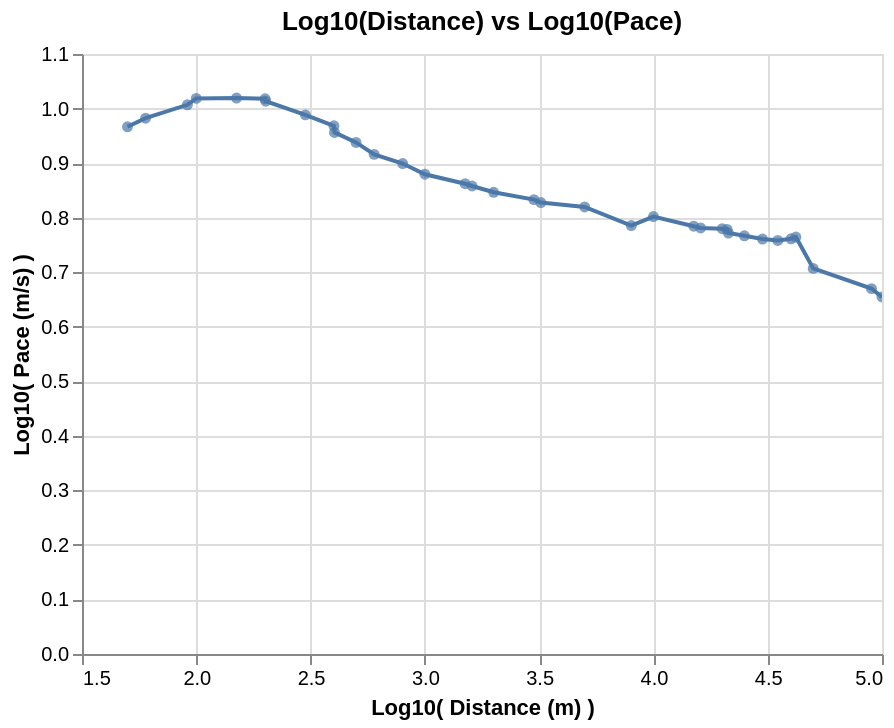

Notebook source saved alongside this figure:
### Code cell
line = (alt.Chart(mens_running_all_dedup)
  .mark_line()
  .encode(x=alt.X("logdistance:Q"), 
          y=alt.Y("logpace:Q")
         )
  .properties(
      title='Log10(Distance) vs Log10(Pace)'
  )
)

circle = (alt.Chart(mens_running_all_dedup)
  .mark_circle()
  .encode(x=alt.X("logdistance:Q"), 
          y=alt.Y("logpace:Q"),
          tooltip=["Event", "Athlete", "Perf"]
         )
  .properties(
      title='Log10(Distance) vs Log10(Pace)'
  ).interactive()
)

line.encoding.x.title = 'Log10( Distance (m) )'
line.encoding.y.title = 'Log10( Pace (m/s) )'

line + circle

### Figure 1 — Vega-Lite specification as saved in the notebook (floating-point values rounded to 4 significant figures)
{"$schema": "https://vega.github.io/schema/vega-lite/v2.6.0.json", "config": {"view": {"height": 300, "width": 400}}, "datasets": {"data-907d665356863bf06187ad0c24a2351e": [{"Athlete": "Bruny Surin", "Date": "22 Aug 1999", "Event": "50 m", "Location": "Seville", "Meeting": "World Championships", "N": "+[ac]", "P": null, "Perf": "5.40", "R": "[84]", "V": null, "W": "+0.2", "_5": "CAN", "_9": "ESP", "distance": 50, "logdistance": 1.699, "logpace": 0.9666, "logtime": -1.046, "pace": 9.259, "seconds": 5.4, "time": 0.09}, {"Athlete": "Bruny Surin", "Date": "22 Aug 1999", "Event": "60 m", "Location": "Seville", "Meeting": "World Championships", "N": "+[ad]", "P": null, "Perf": "6.25", "R": "[84][85]", "V": null, "W": "+0.2", "_5": "CAN", "_9": "ESP", "distance": 60, "logdistance": 1.778, "logpace": 0.9823, "logtime": -0.9823, "pace": 9.6, "seconds": 6.25, "time": 0.1042}, {"Athlete": "Ivory Crockett", "Date": "11 May 1974", "Event": "100 y", "Location": "Knoxville", "Meeting": null, "N": "h", "P": null, "Perf": "9.00", "R": "[87]", "V": null, "W": null, "_5": "USA", "_9": "USA", "distance": 91.44, "logdistance": 1.961, "logpace": 1.007, "logtime": -0.8239, "pace": 10.16, "seconds": 9, "time": 0.15}, {"Athlete": "Usain Bolt", "Date": "16 Aug 2009", "Event": "100 m", "Location": "Berlin", "Meeting": "World Championships", "N": null, "P": "P", "Perf": "9.58", "R": "[5]", "V": "", "W": "+0.9", "_5": "JAM", "_9": "GER", "distance": 100, "logdistance": 2, "logpace": 1.019, "logtime": -0.7968, "pace": 10.44, "seconds": 9.58, "time": 0.1597}, {"Athlete": "Usain Bolt", "Date": "17 May 2009", "Event": "150 m straight", "Location": "Manchester", "Meeting": "Manchester City Games", "N": null, "P": null, "Perf": "14.35", "R": "[90]", "V": null, "W": "+1.1", "_5": "JAM", "_9": "GBR", "distance": 150, "logdistance": 2.176, "logpace": 1.019, "logtime": -0.6213, "pace": 10.45, "seconds": 14.35, "time": 0.2392}, {"Athlete": "Usain Bolt", "Date": "20 Aug 2009", "Event": "200 m", "Location": "Berlin", "Meeting": "World Championships", "N": null, "P": "P", "Perf": "19.19", "R": "[5]", "V": "", "W": "−0.3", "_5": "JAM", "_9": "GER", "distance": 200, "logdistance": 2.301, "logpace": 1.018, "logtime": -0.4951, "pace": 10.42, "seconds": 19.19, "time": 0.3198}, {"Athlete": "Tommie Smith", "Date": "7 May 1966", "Event": "220 y (straight)", "Location": "San Jose", "Meeting": "Video on YouTube", "N": "h", "P": null, "Perf": "19.50", "R": "[93]", "V": null, "W": "+1.9", "_5": "USA", "_9": "USA", "distance": 201.2, "logdistance": 2.304, "logpace": 1.014, "logtime": -0.4881, "pace": 10.32, "seconds": 19.5, "time": 0.325}, {"Athlete": "Wayde van Niekerk", "Date": "28 Jun 2017", "Event": "300 m", "Location": "Ostrava", "Meeting": "Golden Spike Ostrava", "N": null, "P": null, "Perf": "30.81", "R": "[95]", "V": null, "W": null, "_5": "RSA", "_9": "CZE", "distance": 300, "logdistance": 2.477, "logpace": 0.9884, "logtime": -0.2895, "pace": 9.737, "seconds": 30.81, "time": 0.5135}, {"Athlete": "Wayde van Niekerk", "Date": "14 Aug 2016", "Event": "400 m", "Location": "Rio de Janeiro", "Meeting": "Olympic Games", "N": null, "P": "P", "Perf": "43.03", "R": "[6]", "V": "", "W": null, "_5": "RSA", "_9": "BRA", "distance": 400, "logdistance": 2.602, "logpace": 0.9683, "logtime": -0.1444, "pace": 9.296, "seconds": 43.03, "time": 0.7172}, {"Athlete": "John Smith", "Date": "26 Jun 1971", "Event": "440 y", "Location": "Eugene", "Meeting": "USA Championships", "N": null, "P": null, "Perf": "44.50", "R": "[96][97][98]", "V": null, "W": null, "_5": "USA", "_9": "USA", "distance": 402.3, "logdistance": 2.605, "logpace": 0.9562, "logtime": -0.1298, "pace": 9.041, "seconds": 44.5, "time": 0.7417}, {"Athlete": "David Rudisha", "Date": "10 Sep 2016", "Event": "500 m", "Location": "Newcastle", "Meeting": "Great North CityGames", "N": "[af]", "P": null, "Perf": "57.69", "R": "[99]", "V": null, "W": null, "_5": "KEN", "_9": "GBR", "distance": 500, "logdistance": 2.699, "logpace": 0.9379, "logtime": -0.01705, "pace": 8.667, "seconds": 57.69, "time": 0.9615}, {"Athlete": "Johnny Gray", "Date": "24 May 1986", "Event": "600 m", "Location": "Santa Monica", "Meeting": null, "N": null, "P": null, "Perf": "1:12.81", "R": null, "V": null, "W": null, "_5": "USA", "_9": "USA", "distance": 600, "logdistance": 2.778, "logpace": 0.916, "logtime": 0.08404, "pace": 8.241, "seconds": 72.81, "time": 1.214}, {"Athlete": "David Rudisha", "Date": "9 Aug 2012", "Event": "800 m", "Location": "London", "Meeting": "Olympic Games", "N": null, "P": "P", "Perf": "1:40.91", "R": "[7]", "V": "", "W": null, "_5": "KEN", "_9": "GBR", "distance": 800, "logdistance": 2.903, "logpace": 0.8992, "logtime": 0.2258, "pace": 7.928, "seconds": 100.9, "time": 1.682}, {"Athlete": "Noah Ngeny", "Date": "5 Sep 1999", "Event": "1000 m", "Location": "Rieti", "Meeting": "Rieti Meeting", "N": null, "P": "P", "Perf": "2:11.96", "R": null, "V": "", "W": null, "_5": "KEN", "_9": "ITA", "distance": 1000, "logdistance": 3, "logpace": 0.8796, "logtime": 0.3423, "pace": 7.578, "seconds": 132.0, "time": 2.199}, {"Athlete": "Hicham El Guerrouj", "Date": "14 Jul 1998", "Event": "1500 m", "Location": "Rome", "Meeting": "Golden Gala", "N": null, "P": "P", "Perf": "3:26.00", "R": null, "V": "", "W": null, "_5": "MAR", "_9": "ITA", "distance": 1500, "logdistance": 3.176, "logpace": 0.8622, "logtime": 0.5357, "pace": 7.282, "seconds": 206, "time": 3.433}, {"Athlete": "Hicham El Guerrouj", "Date": "7 Jul 1999", "Event": "Mile", "Location": "Rome", "Meeting": "Golden Gala", "N": null, "P": "P", "Perf": "3:43.13", "R": null, "V": "", "W": null, "_5": "MAR", "_9": "ITA", "distance": 1609, "logdistance": 3.207, "logpace": 0.858, "logtime": 0.5704, "pace": 7.211, "seconds": 223.1, "time": 3.719}, {"Athlete": "Hicham El Guerrouj", "Date": "7 Sep 1999", "Event": "2000 m", "Location": "Berlin", "Meeting": "ISTAF", "N": null, "P": null, "Perf": "4:44.79", "R": null, "V": "", "W": null, "_5": "MAR", "_9": "GER", "distance": 2000, "logdistance": 3.301, "logpace": 0.8465, "logtime": 0.6764, "pace": 7.023, "seconds": 284.8, "time": 4.747}, {"Athlete": "Daniel Komen", "Date": "1 Sep 1996", "Event": "3000 m", "Location": "Rieti", "Meeting": "Rieti Meeting", "N": null, "P": "P", "Perf": "7:20.67", "R": null, "V": "", "W": null, "_5": "KEN", "_9": "ITA", "distance": 3000, "logdistance": 3.477, "logpace": 0.833, "logtime": 0.866, "pace": 6.808, "seconds": 440.7, "time": 7.345}, {"Athlete": "Daniel Komen", "Date": "17 Jul 1997", "Event": "Two miles", "Location": "Hechtel-Eksel", "Meeting": null, "N": null, "P": "P", "Perf": "7:58.61", "R": null, "V": null, "W": null, "_5": "KEN", "_9": "BEL", "distance": 3218, "logdistance": 3.508, "logpace": 0.8276, "logtime": 0.9018, "pace": 6.724, "seconds": 478.6, "time": 7.977}, {"Athlete": "Kenenisa Bekele", "Date": "31 May 2004", "Event": "5000 m (track)", "Location": "Hengelo", "Meeting": "Fanny Blankers-Koen Games", "N": null, "P": "P", "Perf": "12:37.35", "R": null, "V": "", "W": null, "_5": "ETH", "_9": "NED", "distance": 5000, "logdistance": 3.699, "logpace": 0.8197, "logtime": 1.101, "pace": 6.602, "seconds": 757.4, "time": 12.62}, {"Athlete": "Deriba Merga", "Date": "18 Feb 2011", "Event": "8 km (road)", "Location": "Ras al-Khaimah", "Meeting": "RAK Half Marathon", "N": "+", "P": null, "Perf": "21:51.00", "R": "[100]", "V": null, "W": null, "_5": "ETH", "_9": "UAE", "distance": 8000, "logdistance": 3.903, "logpace": 0.7855, "logtime": 1.339, "pace": 6.102, "seconds": 1311, "time": 21.85}, {"Athlete": "Kenenisa Bekele", "Date": "26 Aug 2005", "Event": "10,000 m (track)", "Location": "Brussels", "Meeting": "Memorial Van Damme", "N": null, "P": "P", "Perf": "26:17.53", "R": null, "V": "", "W": null, "_5": "ETH", "_9": "BEL", "distance": 10000, "logdistance": 4, "logpace": 0.802, "logtime": 1.42, "pace": 6.339, "seconds": 1578.0, "time": 26.29}, {"Athlete": "Joshua Cheptegei", "Date": "18 Nov 2018", "Event": "15 km (road)", "Location": "Nijmegen", "Meeting": "Zevenheuvelenloop", "N": null, "P": null, "Perf": "41:05.00", "R": "[101]", "V": null, "W": null, "_5": "UGA", "_9": "NED", "distance": 15000, "logdistance": 4.176, "logpace": 0.7843, "logtime": 1.614, "pace": 6.085, "seconds": 2465, "time": 41.08}, {"Athlete": "Haile Gebrselassie", "Date": "4 Sep 2005", "Event": "10 miles (road)", "Location": "Tilburg", "Meeting": "Tilburg Ten Miles", "N": "[ah]", "P": null, "Perf": "44:24.00", "R": null, "V": null, "W": null, "_5": "ETH", "_9": "NED", "distance": 16090, "logdistance": 4.207, "logpace": 0.781, "logtime": 1.647, "pace": 6.04, "seconds": 2664, "time": 44.4}, {"Athlete": "Zersenay Tadese", "Date": "21 Mar 2010", "Event": "20 km (road)", "Location": "Lisbon", "Meeting": "Lisbon Half Marathon", "N": "+", "P": null, "Perf": "55:21.00", "R": "[102]", "V": null, "W": null, "_5": "ERI", "_9": "POR", "distance": 20000, "logdistance": 4.301, "logpace": 0.7798, "logtime": 1.743, "pace": 6.022, "seconds": 3321, "time": 55.35}, {"Athlete": "Abraham Kiptum", "Date": "28 Oct 2018", "Event": "Half marathon", "Location": "Valencia", "Meeting": "Valencia Half Marathon", "N": null, "P": "P", "Perf": "58:18.00", "R": "[13]", "V": "", "W": null, "_5": "KEN", "_9": "ESP", "distance": 21000, "logdistance": 4.322, "logpace": 0.7784, "logtime": 1.766, "pace": 6.003, "seconds": 3498, "time": 58.3}, {"Athlete": "Haile Gebrselassie", "Date": "27 Jun 2007", "Event": "One hour (track)", "Location": "Ostrava", "Meeting": "Golden Spike Ostrava", "N": null, "P": "P", "Perf": "21,285 m", "R": "[14]", "V": "", "W": null, "_5": "ETH", "_9": "CZE", "distance": 21285, "logdistance": 4.328, "logpace": 0.7718, "logtime": 1.778, "pace": 5.912, "seconds": 3600, "time": 60}, {"Athlete": "Dennis Kipruto Kimetto", "Date": "6 May 2012", "Event": "25 km (road)", "Location": "Berlin", "Meeting": "BIG 25", "N": null, "P": null, "Perf": "1:11:18.00", "R": "[103][104]", "V": null, "W": null, "_5": "KEN", "_9": "GER", "distance": 25000, "logdistance": 4.398, "logpace": 0.7667, "logtime": 1.853, "pace": 5.844, "seconds": 4278, "time": 71.3}, {"Athlete": "Eliud Kipchoge", "Date": "16 Sep 2018", "Event": "30 km (road)", "Location": "Berlin", "Meeting": "Berlin Marathon", "N": "+", "P": null, "Perf": "1:26:45", "R": "[105]", "V": null, "W": null, "_5": "KEN", "_9": "GER", "distance": 30000, "logdistance": 4.477, "logpace": 0.7607, "logtime": 1.938, "pace": 5.764, "seconds": 5205, "time": 86.75}, {"Athlete": "Dennis Kipruto Kimetto", "Date": "28 Sep 2014", "Event": "35 km (road)", "Location": "Berlin", "Meeting": "Berlin Marathon", "N": "+", "P": null, "Perf": "1:41:47.00", "R": "[106]", "V": null, "W": null, "_5": "KEN", "_9": "GER", "distance": 35000, "logdistance": 4.544, "logpace": 0.7582, "logtime": 2.008, "pace": 5.731, "seconds": 6107, "time": 101.8}, {"Athlete": "Eliud Kipchoge", "Date": "16 Sep 2018", "Event": "40 km (road)", "Location": "Berlin", "Meeting": "Berlin Marathon", "N": "+", "P": null, "Perf": "1:55:32", "R": "[107]", "V": null, "W": null, "_5": "KEN", "_9": "GER", "distance": 40000, "logdistance": 4.602, "logpace": 0.7612, "logtime": 2.063, "pace": 5.77, "seconds": 6932, "time": 115.5}, {"Athlete": "Eliud Kipchoge", "Date": "6 May 2017", "Event": "Marathon[b]", "Location": "Monza", "Meeting": "Autodromo Nazionale Monza", "N": "[c]", "P": null, "Perf": "2:00:25", "R": "[18]", "V": "[1]", "W": null, "_5": "KEN", "_9": "ITA", "distance": 42000, "logdistance": 4.623, "logpace": 0.7644, "logtime": 2.081, "pace": 5.813, "seconds": 7225, "time": 120.4}, {"Athlete": "Thompson Magawana", "Date": "2 Apr 1988", "Event": "50 km (road)", "Location": "Cape Town", "Meeting": null, "N": "+", "P": null, "Perf": "2:43:38", "R": "[108]", "V": null, "W": null, "_5": "RSA", "_9": "RSA", "distance": 50000, "logdistance": 4.699, "logpace": 0.7069, "logtime": 2.214, "pace": 5.093, "seconds": 9818, "time": 163.6}, {"Athlete": "Leonid Shvetsov", "Date": "2007", "Event": "90 km (road)", "Location": "Durban", "Meeting": "Comrades Marathon", "N": null, "P": null, "Perf": "5:20:49.00", "R": null, "V": null, "W": null, "_5": "RUS", "_9": "RSA", "distance": 90000, "logdistance": 4.954, "logpace": 0.6698, "logtime": 2.506, "pace": 4.676, "seconds": 19249, "time": 320.8}, {"Athlete": "Nao Kazami", "Date": "24 Jun 2018", "Event": "100 km (road)", "Location": "Yūbetsu", "Meeting": "Lake Saroma Ultramarathon", "N": null, "P": null, "Perf": "6:09:14.00", "R": "[19]", "V": null, "W": null, "_5": "JPN", "_9": "JPN", "distance": 100000, "logdistance": 5, "logpace": 0.6545, "logtime": 2.567, "pace": 4.514, "seconds": 22154, "time": 369.2}]}, "layer": [{"data": {"name": "data-907d665356863bf06187ad0c24a2351e"}, "encoding": {"x": {"field": "logdistance", "title": "Log10( Distance (m) )", "type": "quantitative"}, "y": {"field": "logpace", "title": "Log10( Pace (m/s) )", "type": "quantitative"}}, "mark": "line", "title": "Log10(Distance) vs Log10(Pace)"}, {"data": {"name": "data-907d665356863bf06187ad0c24a2351e"}, "encoding": {"tooltip": [{"field": "Event", "type": "nominal"}, {"field": "Athlete", "type": "nominal"}, {"field": "Perf", "type": "nominal"}], "x": {"field": "logdistance", "type": "quantitative"}, "y": {"field": "logpace", "type": "quantitative"}}, "mark": "circle", "selection": {"selector014": {"bind": "scales", "encodings": ["x", "y"], "mark": {"fill": "#333", "fillOpacity": 0.125, "stroke": "white"}, "on": "[mousedown, window:mouseup] > window:mousemove!", "resolve": "global", "translate": "[mousedown, window:mouseup] > window:mousemove!", "type": "interval", "zoom": "wheel!"}}, "title": "Log10(Distance) vs Log10(Pace)"}]}
